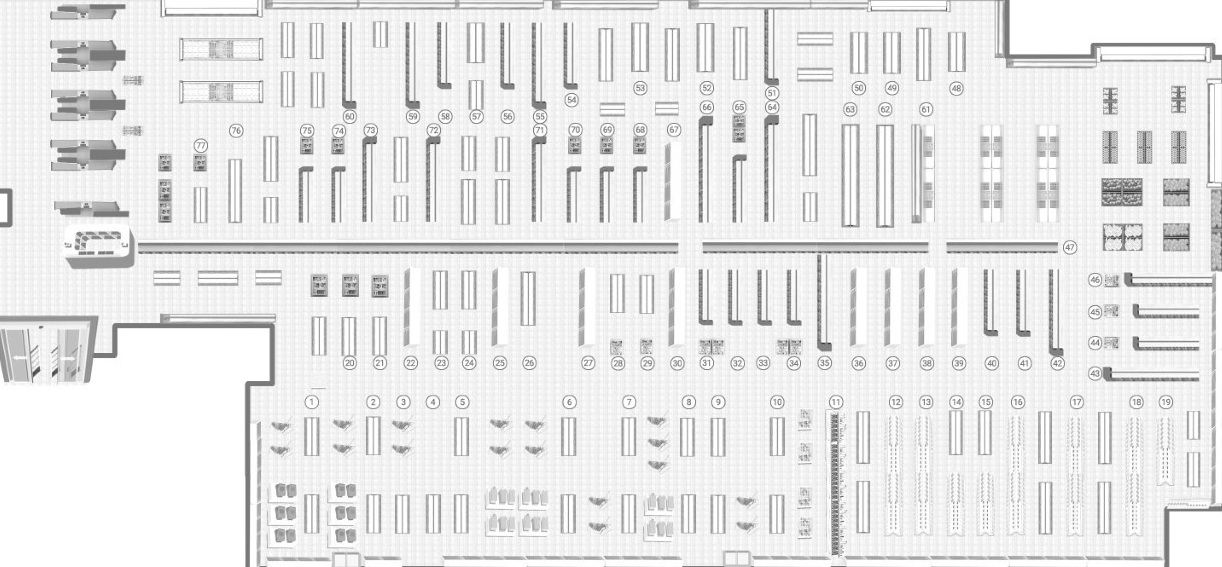
#> input picture kauppa.jpg, 1222 x 567 px, found by its file name
$ jupyter execute --allow-errors raakadata.ipynb
#> lines starting #> are read from the running program, lines starting #| are printed output that depends on the picture
### Tutkitaan raakadataa

Yhteen tiedostoon on kerätty yhden ostoskärryn paikannussignaalit
- miten paljon tiedostoja ja rivejä on?
- jakaantuuko data tasaisesti kärryjen välillä?
- miltä ajanjaksolta data on?
- mikä osuus paikannussignaaleista on myymäläalueen ulkopuolella?
- millainen signaalien koordinaattijakauma on?
- miten signaalit jakaantuvat myymälän sisällä?
- mikä on signaalien jakauma seurantajakson aikana?
- miten signaalit jakaantuvat eri viikonpäiville?
- miten signaalit jakaantuvat vuorokauden tunneille?
- miten nopeasti kärryt liikkuvat?

[cell 1]
# Haetaan peruskirjastot
import pandas as pd
import numpy as np

# Tiedostojenkäsittely useaa CSV:tä varten
import os
import glob

# Visualisointi
import matplotlib.pyplot as plt
from matplotlib.colors import LogNorm
from PIL import Image
import seaborn as sns

# Aikavyöhykkeet ja aikaleimakäsittely
from datetime import datetime

[cell 2]
# Hakemistot
current_dir = os.getcwd()
project_root = os.path.dirname(current_dir)

raw_path = os.path.join(project_root, "data", "raw")
processed_path = os.path.join(project_root, "data", "processed")

# Store config
import sys
sys.path.append(os.path.join(project_root, "config"))
from store_config import store_config

# Tiedostot
raw_files = sorted(glob.glob(os.path.join(raw_path, "*.csv")))
processed_files = sorted(glob.glob(os.path.join(processed_path, "*.parquet")))

# Myymäläalueen koordinaattiarvot
store_max_x = store_config["geometry"]["store_max_x_cm"]
store_max_y = store_config["geometry"]["store_max_y_cm"]

print(f"Nykyinen hakemisto: {current_dir}")
print(f"Raw-tiedostoja: {len(raw_files)}")
print(f"Processed-tiedostoja: {len(processed_files)}")
print(f"Myymälän koko: {store_max_x} x {store_max_y} cm")

### 1. Tutkitaan ETL-prosessissa hylättyjen tiedostojen määrä

[cell 3]
# ETL-prosessissa poistetut ja säilytetyt kärryt
raw_nodes = set(os.path.basename(f).replace(".csv", "") for f in raw_files)
processed_nodes = set(os.path.basename(f).replace(".parquet", "") for f in processed_files)

missing_nodes = sorted(raw_nodes - processed_nodes)
kept_nodes = sorted(raw_nodes - set(missing_nodes))

print(f"Poistetut kärryt: {len(missing_nodes)}")
print(f"Säilytetyt kärryt: {len(kept_nodes)}")

### 2. Tutkitaan raakadatan ominaisuuksia ja arvioidaan datan laatua

[cell 4]
# Määritellään polku suhteessa projektin juureen
file_path = os.path.join(project_root, 'data', 'raw', 'node_51889.csv')

# Luetaan yhden csv-tiedoston ensimmäiset viisi riviä
#> (the rest of this cell did not finish here and is left out)

#> (a cell that did not finish here is left out)

[cell 6]
# Tarkistetaan tiedosto kerrallaan: rivimäärä, duplikaatit,
# myymälän ja dead zones -alueiden ulkopuolella mitattujen paikannussignaalien määrä, minimi- ja maksimikoordinaatit,
# q-mean eli quality-sarakkeen keskiarvo. Arvioidaan näiden perusteella datan laatu.

summary = []

for f in raw_files:
    node_name = os.path.basename(f).replace(".csv", "")
    df = pd.read_csv(
        f,
        dtype={"node_id": str, "timestamp": str, "x": float, "y": float, "z": float, "q": float}
    )

    total = len(df)
    duplicates = df.duplicated().sum()
    outside = ((df["x"] < -800) | (df["x"] > store_max_x) |
               (df["y"] < 0) | (df["y"] > store_max_y)).sum()

    summary.append({
        "node": node_name,
        "rivejä": total,
        "duplikaatit": duplicates,
        "koordinaatit_ulkopuolella": outside,
        "ulkona_%": round(outside / total * 100, 1),
        "x_min": df["x"].min(),
        "x_max": df["x"].max(),
        "y_min": df["y"].min(),
        "y_max": df["y"].max(),
        "q_mean": round(df["q"].mean(), 1)
    })

    del df  # vapautetaan muisti heti

summary_df = pd.DataFrame(summary)
print(f"Kärryjä yhteensä: {len(summary_df)}")
#> (the rest of this cell did not finish here and is left out)

### Analyysi

Datamäärät:
- Kärryt joissa eniten dataa: node_51719 (9.3M riviä), node_52535 (9.0M riviä)
- Kärryt, joissa vähiten dataa: node_42787 (8), node_45300 (1), node_64458 (1)

Koordinaatit:
- Lähes kaikilla kärryillä näkyy paikannussignaaleja x ja y -koordinaateissa ±32000 eli kaukana myymälän ulkopuolella
- myymälän ja dead zones -alueiden ulkopuolisten signaalien osuus on kuitenkin hyvin pieni, vain 0,3 %

Duplikaatit:
- Ei duplikaatteja yhdelläkään kärryllä

### 2. Tutkitaan miltä ajalta data on kerätty

[cell 7]
# Tutkitaan ajallinen jakauma
time_summary = []

for f in raw_files:
    node_name = os.path.basename(f).replace(".csv", "")
    df = pd.read_csv(
        f,
        dtype={"node_id": str, "timestamp": str, "x": float, "y": float, "z": float, "q": float}
    )

    df["timestamp"] = pd.to_datetime(df["timestamp"], utc=True)

    time_summary.append({
        "node": node_name,
        "rivejä": len(df),
        "aikaisin": df["timestamp"].min(),
        "myöhäisin": df["timestamp"].max(),
        "päiviä": (df["timestamp"].max() - df["timestamp"].min()).days
    })

    del df

time_df = pd.DataFrame(time_summary)
print(time_df.to_string(index=False))

### Analyysi

Aikaväli
- Suurin osa kärryistä on liikkunut aikavälillä maaliskuu 2019 – tammikuu 2020 eli noin 10 kuukautta
- Kaikilla siivouksen läpäisseillä kärryillä hyvin yhtenäinen aikaväli 300–322 päivää

Siivouksessa poistetut kärryt erottuvat selvästi:
- node_45300 ja node_64458 → 0 päivää, vain yksi signaali, selvästi viallinen sensori
- node_42787 ja node_53000 → data alkaa myöhemmin kuin muilla (22.3.2019). Sensori otettu käyttöön myöhemmin tai vioittunut

Mielenkiintoinen havainto
- node_51866 data loppuu 4.1.2020, muut jatkavat 23.1.2020 asti → sensori on todennäköisesti hajonnut tai poistettu käytöstä aiemmin
- node_51992 ja node_52003: data loppuu myös aiemmin

### 3. Visualisoidaan datan ajallinen jakautuma

[cell 8]
fig, ax = plt.subplots(figsize=(14, 10))

# Järjestetään kärryt alkamisajan mukaan
#> (the rest of this cell did not finish here and is left out)

### Analyysi

ETL-prosessissa hylätyissä kärryissä signaaleja on lyhyemmältä ajalta kuin säilytetyissä kärryissä.

### 4. Visualisoidaan raakadatan koordinaattijakauma

[cell 9]
# Lasketaan histogrammiarvot tiedosto kerrallaan
bins_x = np.linspace(-800, store_max_x, 51)  # 50 pylvästä
bins_y = np.linspace(0, store_max_y, 51)

counts_x = np.zeros(50)
counts_y = np.zeros(50)
total_inside = 0

for f in raw_files:
    df = pd.read_csv(
        f,
        usecols=["x", "y"],  # ladataan vain x ja y
        dtype={"x": float, "y": float}
    )

    inside = df[
        (df["x"] >= -800) & (df["x"] <= store_max_x) &
        (df["y"] >= 0) & (df["y"] <= store_max_y)
    ]

    counts_x += np.histogram(inside["x"], bins=bins_x)[0]
    counts_y += np.histogram(inside["y"], bins=bins_y)[0]
    total_inside += len(inside)

    del df, inside

print(f"Pisteitä myymäläalueella: {total_inside:,}")

# Piirretään pylväsdiagrammi
fig, axes = plt.subplots(1, 2, figsize=(14, 5))

axes[0].bar(bins_x[:-1], counts_x, width=np.diff(bins_x), color="steelblue", alpha=0.8, align="edge")
axes[0].axvline(-200, color="red", linestyle="--", lw=1.5, label="Kassa-alueen reuna (-200)")
axes[0].axvline(0, color="blue", linestyle="--", lw=1.5, label="Kassojen keskilinja (0)")
axes[0].set_xlabel("X (cm)")
axes[0].set_ylabel("Pisteitä")
axes[0].set_title("X-koordinaattien jakauma")
axes[0].set_xlim(-800, store_max_x)
axes[0].legend(fontsize=8)

axes[1].bar(bins_y[:-1], counts_y, width=np.diff(bins_y), color="darkorange", alpha=0.8, align="edge")
axes[1].set_xlabel("Y (cm)")
axes[1].set_ylabel("Pisteitä")
axes[1].set_title("Y-koordinaattien jakauma")
axes[1].set_xlim(0, store_max_y)

plt.suptitle("Signaalien koordinaattijakaumat myymäläalueella")
plt.tight_layout()
plt.show()
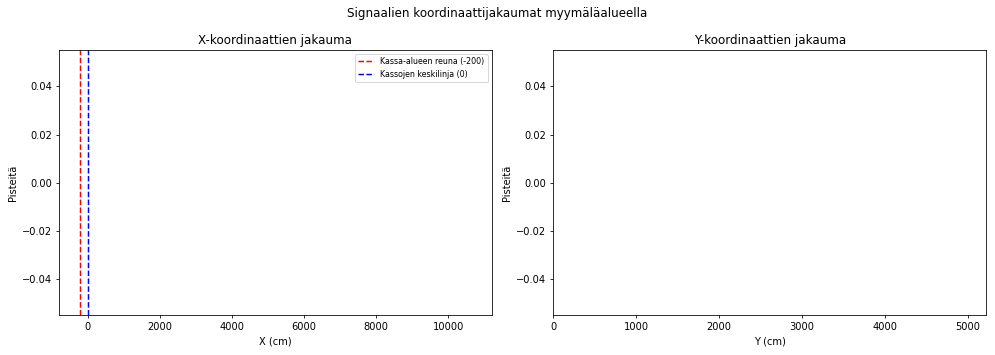
#> figure drawn by matplotlib, 2 panels

### Analyysi

Paikannussignaaleja myymäläalueella on yhteensä 139 544 181.

X-koordinaatit:
- Valtava piikki kohdassa 0–500 cm. Kassajono, latauspiste ja sisäänkäynti sijoittuvat tähän.
- Pieni piikki noin 1000 cm kohdalla
- Osastoilla huomattavasti vähemmän signaaleja

Y-koordinaatit:
- Selvä piikki 2000–3000 cm, tässä kohtaa on latauspiste jonka ohi kuljetaan sisään myymälään
- Toinen merkittävä piikki noin 3500 cm

[cell 10]
# Määritetään myymäläalueen rajat vastaamaan myymälän kokonaisleveyttä (11206 cm).
img_x_min = -800
img_x_max = 10406
img_y_min = 0
img_y_max = 5220

# Luodaan extent-lista Matplotlibiä varten
# Järjestys: [vasen, oikea, ala, ylä] -> y-akseli käännettynä (0 ylhäällä)
EXT = [img_x_min, img_x_max, img_y_max, img_y_min]

print(f"Raakadatan rajat asetettu:")
print(f"X: {img_x_min} ... {img_x_max} (leveys: {img_x_max - img_x_min} cm)")
print(f"Y: {img_y_min} ... {img_y_max} (korkeus: {img_y_max - img_y_min} cm)")
print(f"EXT: {EXT}")

### 5. Visualisoidaan raakadatan heatmap myymälän pohjakarttaan

[cell 11]
# Ladataan pohjakartta
img_path = os.path.join(project_root, "images", "kauppa.jpg")
img = Image.open(img_path)
#> img is the input picture: PIL image 1222x567 RGB; min 41, max 255, mean 231.6

# Lasketaan 2D-histogrammi tiedosto kerrallaan
bins_x = np.linspace(img_x_min, img_x_max, 201)
bins_y = np.linspace(img_y_min, img_y_max, 101)
heatmap = np.zeros((len(bins_y) - 1, len(bins_x) - 1))

for f in raw_files:
    df = pd.read_csv(
        f,
        usecols=["x", "y"],
        dtype={"x": float, "y": float}
    )

    inside = df[
         (df["x"] >= img_x_min) & (df["x"] <= img_x_max) &
         (df["y"] >= img_y_min) & (df["y"] <= img_y_max)
    ]

    h, _, _ = np.histogram2d(inside["x"], inside["y"], bins=[bins_x, bins_y])
    heatmap += h.T

    del df, inside

print(f"Heatmap muodostettu ✓")

# Piirretään lämpökartta
fig, ax = plt.subplots(figsize=(15, 7))

ax.imshow(heatmap, extent=EXT, origin='upper', cmap='YlOrRd', alpha=0.4, norm=LogNorm(vmin=10, vmax=heatmap.max()))

im = ax.imshow(
    heatmap,
    extent=EXT,
    origin="upper",
    cmap="YlOrRd",
    alpha=0.6,
    norm=LogNorm(),
    aspect="equal"
)

#> (the rest of this cell did not finish here and is left out)

### Analyysi
- Kohdassa (0, 2600) näkyy kartan tummin alue, jossa kärryt seisovat latauksessa. Koska ne lähettävät signaalia paikallaan ollessaan, dataa kertyy siihen huomattavasti enemmän kuin muualle myymälään.
- Kassoilta alas oikealle kulkee tumma haamuviiva. Järjestelmä on todennäköisesti kadottanut kärryn hetkeksi ja piirtänyt suoran viivan kahden pisteen välille tai metallirakenteet ovat heijastaneet signaalia luoden kohinaa.
- Heatmapin yleiskuva vastaa siivottua dataa eli siivouksessa ei ole pudonnut mitään oleellista pois
- Käytävät ja vilkkaimmat kassat erottuvat selkeästi

### 6. Tutkitaan paljonko datassa on negatiivisia x-arvoja

[cell 12]
# Tarkistetaan kuinka paljon dataa on negatiivisilla x-arvoilla
negative_x_count = 0
total_count = 0

for f in raw_files:
    df = pd.read_csv(
        f,
        usecols=["x"],
        dtype={"x": float}
    )
    negative_x_count += (df["x"] < 0).sum()
    total_count += len(df)
    del df

print(f"Signaaleja yhteensä: {total_count:,}")
print(f"Negatiivisia x-arvoja: {negative_x_count:,}")
#> (the rest of this cell did not finish here and is left out)

### 7. Tutkitaan negatiivisten x-arvojen jakauma

[cell 13]
# Tutkitaan negatiivisten x-arvojen jakauma
bins_neg = np.linspace(-800, 0, 51)
counts_neg = np.zeros(50)

for f in raw_files:
    df = pd.read_csv(
        f,
        usecols=["x"],
        dtype={"x": float}
    )

    neg = df[(df["x"] >= -800) & (df["x"] < 0)]
    counts_neg += np.histogram(neg["x"], bins=bins_neg)[0]
    del df, neg

fig, ax = plt.subplots(figsize=(10, 4))
ax.bar(bins_neg[:-1], counts_neg, width=np.diff(bins_neg), color="steelblue", alpha=0.8, align="edge")
ax.set_xlabel("X (cm)")
ax.set_ylabel("Pisteitä")
ax.set_title("Negatiivisten x-arvojen jakauma (-800 – 0)")
ax.axvline(-200, color="red", linestyle="--", lw=1.5, label="Kassa-alueen reuna (-200 cm)")
ax.legend()
plt.tight_layout()
plt.show()
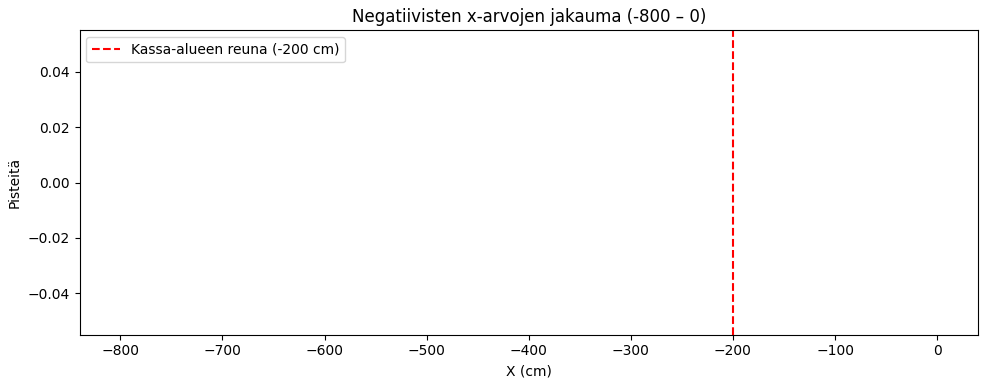
#> figure drawn by matplotlib, 1 panel

### Analyysi

X-akselin 0 on kassojen keskilinja. Koska paikannussignaaleja on merkittävä määrä kassojen keskilinjan vasemmalla puolella, voidaan arvioida että kassa-alue ulottuu noin kaksi metriä keskilinjasta vasemmalle ja myymälän seinä sijaitsee 5-7 metrin päässä kassojen keskilinjasta.

Kassojen keskilinjan jälkeen vasemmalla signaalimäärä on korkea. Se poistetaan ETL-prosessissa, jotta se ei vääristä analyysia.

### 8. Tutkitaan miten signaalit jakautuvat eri viikonpäiville

[cell 14]
# Luodaan sanakirja, johon kerätään laskut (0=Ma, 1=Ti, jne.)
viikonpaiva_summat = {i: 0 for i in range(7)}

# Luetaan tiedostot yksi kerrallaan
for f in raw_files:
    # Luetaan vain tarvittava sarake muistin säästämiseksi
    temp_df = pd.read_csv(f, usecols=["timestamp"], dtype={"timestamp": str})

    # Muutetaan aikamuotoon ja lasketaan päivät tästä tiedostosta
    temp_df['timestamp'] = pd.to_datetime(temp_df['timestamp'])
    counts = temp_df['timestamp'].dt.dayofweek.value_counts()

    # Lisätään tulokset pääsanakirjaan
    for day, count in counts.items():
        viikonpaiva_summat[day] += count

    # Vapautetaan muistia
    del temp_df

# Muutetaan tulokset kaaviota varten
paivat_fi = ['Maanantai', 'Tiistai', 'Keskiviikko', 'Torstai', 'Perjantai', 'Lauantai', 'Sunnuntai']
x_akseli = [paivat_fi[i] for i in range(7)]
y_akseli = [viikonpaiva_summat[i] for i in range(7)]

# Piirretään kaavio
plt.figure(figsize=(12, 5))
sns.barplot(x=x_akseli, y=y_akseli, palette='viridis')
plt.title('Signaalien määrä viikonpäivittäin')
plt.ylabel('Signaalit (kpl)')
plt.show()
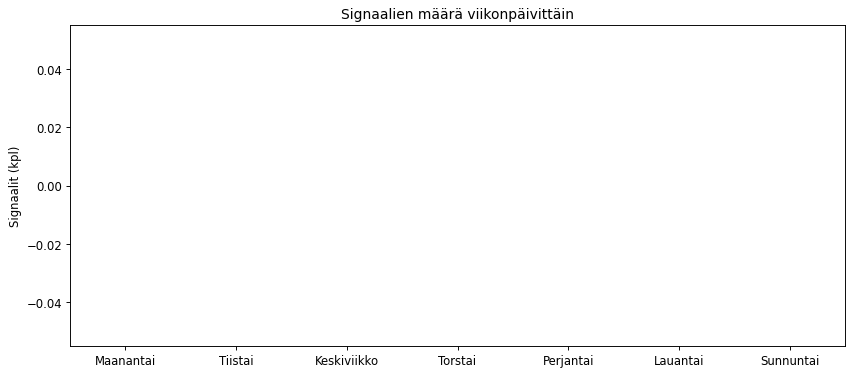
#> figure drawn by matplotlib, 1 panel

### Analyysi

Raakadatassa tiistaina signaalien määrä on suurin. Keskiviikkona signaaleita on toiseksi eniten.

### 9. Tutkitaan signaalimääriä päivätasolla mittausajanjakson aikana

[cell 15]
# Sanakirja päiväkohtaisille summille
paiva_summat = {}

for f in raw_files:
    # Luetaan vain timestamp muistin säästämiseksi
    temp_df = pd.read_csv(f, usecols=["timestamp"], dtype={"timestamp": str})
    temp_df['timestamp'] = pd.to_datetime(temp_df['timestamp'])

    # Lasketaan havainnot per päivä (date-osa)
    counts = temp_df['timestamp'].dt.date.value_counts()

    for d, count in counts.items():
        paiva_summat[d] = paiva_summat.get(d, 0) + count

    del temp_df
#> (the rest of the program and of its run is left out)
